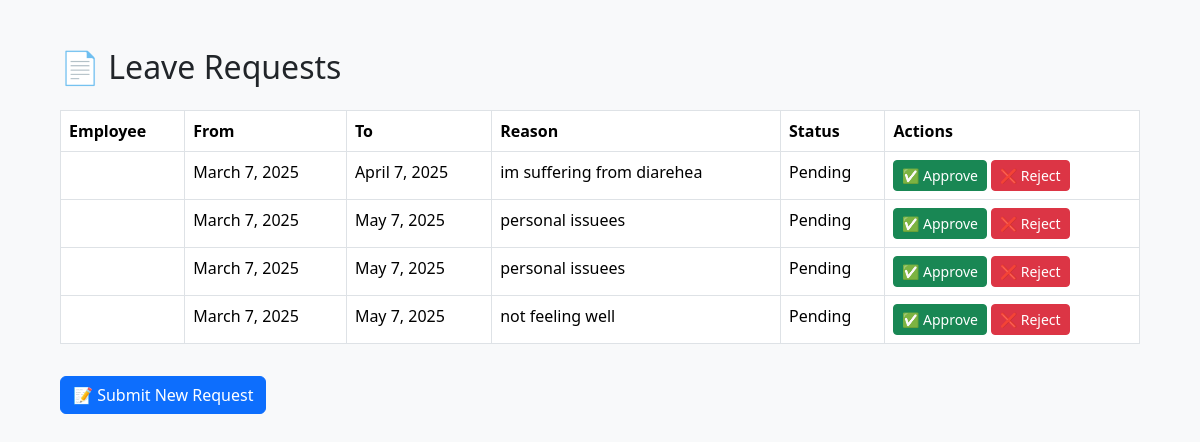
/requests/ (signed in), run on an earlier commit of the app's database.
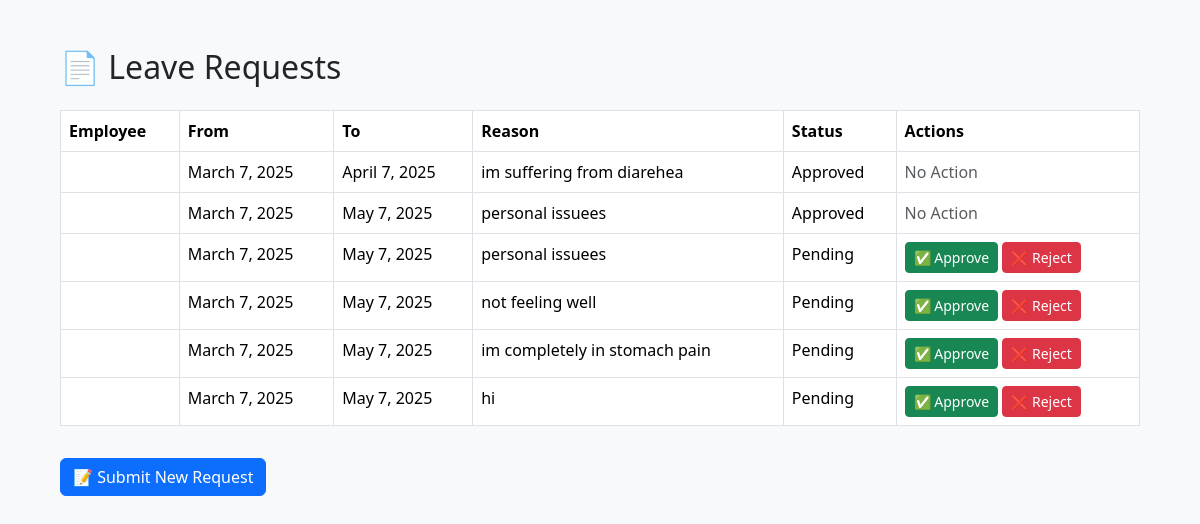
And on a later commit of the database.
### leave_app/models.py (models this page shows, shortened)
class LeaveRequest(models.Model):
    STATUS_CHOICES = [
        ('Pending', 'Pending'),
        ('Approved', 'Approved'),
        ('Rejected', 'Rejected'),
    ]
    employee_name = models.CharField(max_length=100)
    from_date = models.DateField()
    to_date = models.DateField()
    reason = models.TextField()
    status = models.CharField(max_length=10, choices=STATUS_CHOICES, default='Pending')

### leave_app/views.py (the view)
# urls.py: path('requests/', views.view_leave_requests, name='view_requests'),
@login_required
def view_leave_requests(request):
    leaves = LeaveRequest.objects.all()
    return render(request, 'leave_app/view_requests.html', {'leaves': leaves})

### leave_app/templates/leave_app/view_requests.html (shortened to what this page needs)
<!DOCTYPE html>
<html>
<head>
    <link href="https://cdn.jsdelivr.net/npm/bootstrap@5.3.3/dist/css/bootstrap.min.css" rel="stylesheet">
</head>
<body class="bg-light p-5">
<div class="container">
    <h2 class="mb-4">📄 Leave Requests</h2>
    {% if leaves %}
        <table class="table table-bordered">
            <thead>
                <tr>
                    <th>Employee</th>
                    <th>From</th>
                    <th>To</th>
                    <th>Reason</th>
                    <th>Status</th>
                    <th>Actions</th>
                </tr>
            </thead>
            <tbody>
                {% for leave in leaves %}
                    <tr>
                        <td>{{ leave.employee }}</td>
                        <td>{{ leave.from_date }}</td>
                        <td>{{ leave.to_date }}</td>
                        <td>{{ leave.reason }}</td>
                        <td>{{ leave.status }}</td>
                        <td>
                            {% if leave.status == 'Pending' %}
                                <a href="{% url 'approve_leave' leave.id %}" class="btn btn-success btn-sm">✅ Approve</a>
                                <a href="{% url 'reject_leave' leave.id %}" class="btn btn-danger btn-sm">❌ Reject</a>
                            {% else %}
                                <span class="text-muted">No Action</span>
                            {% endif %}
                        </td>
                    </tr>
                {% endfor %}
            </tbody>
        </table>
    {% else %}
        <p>No leave requests found.</p>
    {% endif %}
    <a href="{% url 'submit_leave' %}" class="btn btn-primary mt-3">📝 Submit New Request</a>
</div>
</body>
</html>

What changed in the data, as far as the page shows it:
changed LeaveRequest "April 7, 2025": status "Pending" → "Approved"; status "✅ Approve ❌ Reject" → "No Action"
changed LeaveRequest (number 2 of 6 on the later page): status "Pending" → "Approved"; status "✅ Approve ❌ Reject" → "No Action"
added LeaveRequest: from_date "March 7, 2025", to_date "May 7, 2025", reason "im completely in stomach pain", status "Pending", shows "✅ Approve"
added LeaveRequest: from_date "March 7, 2025", to_date "May 7, 2025", reason "hi", status "Pending", shows "✅ Approve"
